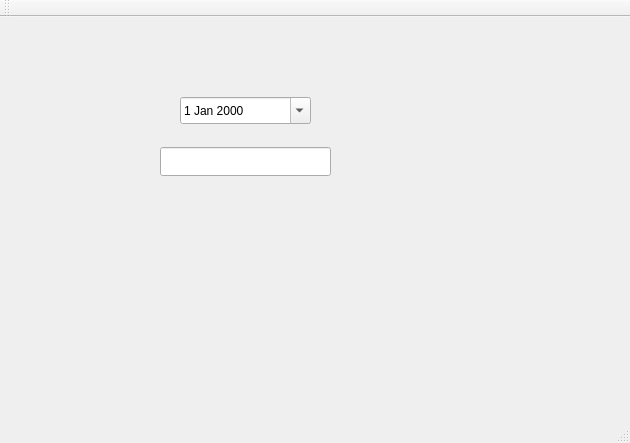
<?xml version="1.0" encoding="UTF-8"?>
<ui version="4.0">
 <class>MainWindow</class>
 <widget class="QMainWindow" name="MainWindow">
  <property name="geometry">
   <rect>
    <x>0</x>
    <y>0</y>
    <width>630</width>
    <height>443</height>
   </rect>
  </property>
  <property name="windowTitle">
   <string>MainWindow</string>
  </property>
  <widget class="QWidget" name="centralWidget">
   <widget class="QDateEdit" name="dateEdit">
    <property name="geometry">
     <rect>
      <x>180</x>
      <y>80</y>
      <width>131</width>
      <height>27</height>
     </rect>
    </property>
    <property name="calendarPopup">
     <bool>true</bool>
    </property>
   </widget>
   <widget class="QLineEdit" name="lineEdit">
    <property name="geometry">
     <rect>
      <x>160</x>
      <y>130</y>
      <width>171</width>
      <height>29</height>
     </rect>
    </property>
   </widget>
  </widget>
  <widget class="QMenuBar" name="menuBar">
   <property name="geometry">
    <rect>
     <x>0</x>
     <y>0</y>
     <width>630</width>
     <height>23</height>
    </rect>
   </property>
  </widget>
  <widget class="QToolBar" name="mainToolBar">
   <attribute name="toolBarArea">
    <enum>TopToolBarArea</enum>
   </attribute>
   <attribute name="toolBarBreak">
    <bool>false</bool>
   </attribute>
  </widget>
  <widget class="QStatusBar" name="statusBar"/>
 </widget>
 <layoutdefault spacing="6" margin="11"/>
 <resources/>
 <connections/>
</ui>
